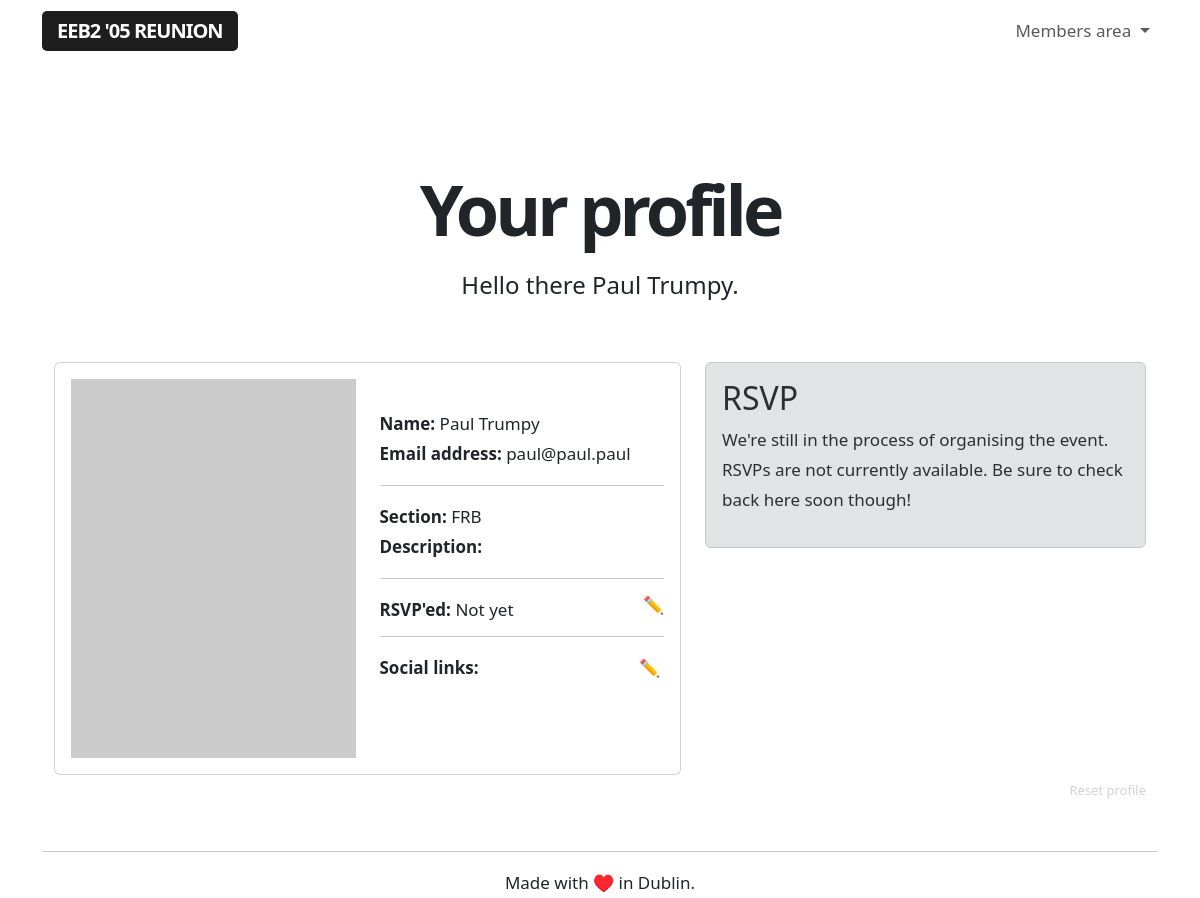
/user/5 (signed in), run on an earlier commit of the app's database.
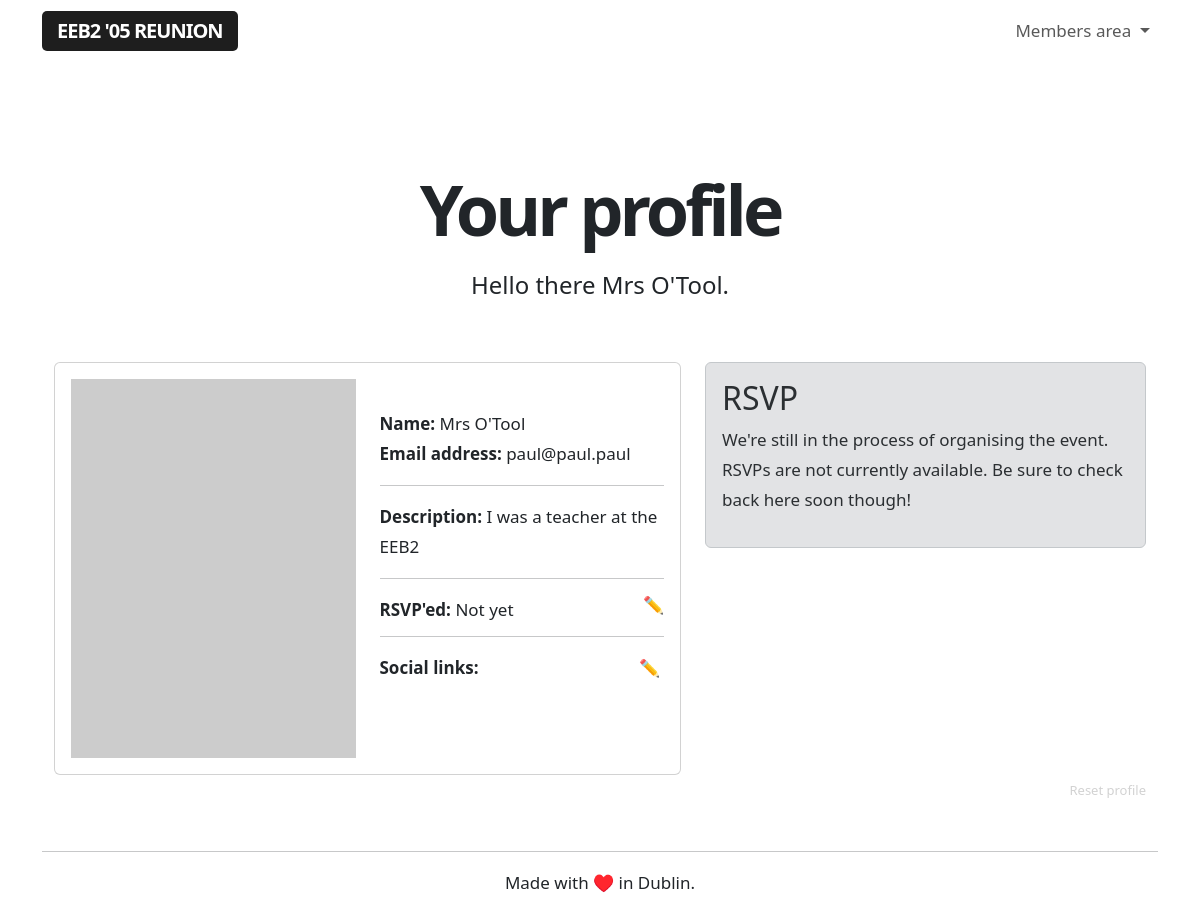
And on a later commit of the database.
### app/models.py (models this page shows, shortened)
class User(UserMixin, db.Model):
    id = db.Column(db.Integer, primary_key=True)
    username = db.Column(db.String(64), index=True, unique=True)
    name = db.Column(db.String(64), index=True, unique=False)
    section = db.Column(db.String(64), index=True, unique=False)
    email = db.Column(db.String(120), index=True, unique=True)
    password_hash = db.Column(db.String(128))
    role = db.Column(db.String(64), index=True, unique=False)
    rsvp = db.Column(db.String(64), index=True, unique=False)
    facebook = db.Column(db.String(64), index=True, unique=False)
    twitter = db.Column(db.String(64), index=True, unique=False)
    instagram = db.Column(db.String(64), index=True, unique=False)
    linkedin = db.Column(db.String(64), index=True, unique=False)
    snapchat = db.Column(db.String(64), index=True, unique=False)
    reddit = db.Column(db.String(64), index=True, unique=False)
    mastodon = db.Column(db.String(64), index=True, unique=False)
    tiktok = db.Column(db.String(64), index=True, unique=False)

### app/routes.py (the view)
@app.route('/user/<userid>', methods=['GET'])
@login_required
def user(userid):
    user = User.query.filter_by(id=userid).first()
    guest = Guest.query.filter_by(email=user.email).first()
    if user.name:
        if guest is None and user.id == current_user.id:
            return render_template('profile.html', user=user, userid=userid)
        elif user.id == current_user.id :
            return render_template('profile.html', user=user, userid=userid, guestid = guest.id)
        elif guest is None and current_user.role == 'admin':
            return render_template('profile.html', user=user, userid=userid)
        elif current_user.role == 'admin' :
            return render_template('profile.html', user=user, userid=userid, guestid = guest.id)
        else:
            flash("You don't have permission to access this profile.")
            return redirect(url_for('user', userid=current_user.id))
    elif guest is None:
        flash('Take a few seconds to complete your profile.')
        return redirect(url_for('selectrole', userid=userid))

### app/models.py (called while the page is built)
@login.user_loader
def load_user(id):
    return User.query.get(int(id))

### app/templates/profile.html (shortened to what this page needs)
{% extends "base.html" %}
{% block content %}
<div class="title">
    {% if current_user.role == 'admin' %}
        <h1>{{ user.name }}</h1>
        <h4>Edit profile</h4>
    {% else %}
        <h1>Your profile</h1>
        <h4>Hello {% if current_user.name %} there {{ user.name }}.{% else %}stranger.{% endif %}
    {% endif %}
</h4>
</div>
<div class="container profile">
  <div class="row align-items-start">
    <div class="col-7">
        <div class="card">
            <div class="card-body">
                <div class="row align-items-start">
                    <div class="col-6">
                        <img class="placeholderimage" src="https://dummyimage.com/600x800/c2c2c2/fff.jpg&text=Profile+placeholder">
                    </div>
                    <div class="col-6">
                        <br>
                        <b>Name:</b> {{ user.name }}
                        <br>
                        <b>Email address:</b> {{ user.username }}
                        <hr>
                        {% if current_user.section %}
                        <b>Section:</b> {{ user.section }}
                        <br>
                        {% endif %}
                        <b>Description:</b> {{ user.role }}
                        <hr>
                        <b>RSVP'ed:</b> {{ user.rsvp }}
                        <br>
                        <p><a href="#" class="nolinkdecoration align-right edit-rsvp">✏️</a></p>
                        <hr>
                        <div class="editsociallinks align-items-end">
                            <a href="{{ url_for('socialLinks', userid=userid) }}" class="nolinkdecoration">✏️</a>
                        </div>
                        <b>Social links:</b>
                        <br>
                    </div>
                </div>
            </div>
        </div>
    </div>
    <div class="col-5">
        <div class="alert alert-secondary">
            <h2>RSVP</h2>
            <p>We're still in the process of organising the event. RSVPs are not currently available. Be sure to check back here soon though!</p>
        </div>
      </div>
    </div>
            <a href="{{ url_for('resetProfile', userid=userid) }}" class="resetprofile align-right"> Reset profile</a>
</div>
{% endblock %}

### app/templates/base.html (shortened to what this page needs)
<!doctype html>
<html lang="en">
<head>
    <link rel="stylesheet" href="{{url_for('.static', filename='styles.css')}}">
    <link href="https://cdn.jsdelivr.net/npm/bootstrap@5.3.0-alpha1/dist/css/bootstrap.min.css" rel="stylesheet">
    <link href="https://getbootstrap.com/docs/5.3/assets/css/docs.css" rel="stylesheet">
    <link rel="stylesheet" type="text/css" href="https://cdn.datatables.net/1.10.25/css/dataTables.bootstrap5.css">
</head>
<body class="bd-example">
    <nav class="navbar navbar-expand-lg nav-container" data-bs-theme="light">
        <div class="container navigation-container">
            <a class="navbar-brand" href="/index">EEB2 '05 Reunion</a>
            <div class="login-buttons">
                <ul class="navbar-nav">
                    {% if current_user.is_anonymous %}
                    <li class="buttons-header">
                        <a class="btn btn-outline-primary login-button" href="/login" role="button">Login</a>
                        <a class="btn btn-primary" href="/register" role="button">Sign up</a>
                    </li>
                    {% else %}
                    <li class="nav-item dropdown">
                        <a class="nav-link dropdown-toggle" href="#" role="button" data-bs-toggle="dropdown" aria-expanded="false">
                            Members area
                        </a>
                    </li>
                    {% endif %}
                </ul>
            </div>
        </div>
    </nav>
<br>
<div class="container">
    <div class="full-height">
        {% block content %}{% endblock %}
    </div>
</div>
<div class="container text-center">
    <br>
    <hr>
    Made with ♥️ in Dublin.
    </div>
</body>
</html>

### app/static/styles.css (style rules this page uses)
body { font-size: 17px !important; line-height: 30px !important; }
h1 { font-size: 70px !important; letter-spacing: -4px; text-align: center; font-weight: 800 !important; line-height: 75px !important; }
h4 { padding-bottom: 20px !important; font-weight: 300 !important; line-height: 35px !important; }
.align-right { margin-right: 0; margin-left: auto; display: table; }
.placeholderimage { width: 100%; }
.full-height { min-height: 75vh; }
.nav-container { margin-bottom: 40px; }
.navbar-brand { background-color: #1e1e1e; color: #fff !important; padding: 6px 15px; border-radius: 5px; text-transform: uppercase; font-weight: 600; letter-spacing: -1px; }
.title h1 { margin-bottom: -20px !important; margin-top: 40px; }
.title h4 { padding-top: 40px !important; text-align: center !important; margin-bottom: 40px; }
.nolinkdecoration { text-decoration: none; }
.editsociallinks { position: absolute; right: 0; margin: 0 20px 0 0; }
.resetprofile { color: #1E1E1E33; text-decoration: none; font-size: 13px; }
.edit-rsvp { margin-top: -35px; }

What changed in the data, as far as the page shows it:
changed User "paul@paul.paul": name "Paul Trumpy" → "Mrs O'Tool"; role (not shown) → "I was a teacher at the EEB2"; section "FRB" → (not shown)
Also different on the page:
text no longer shown: "Section:"
